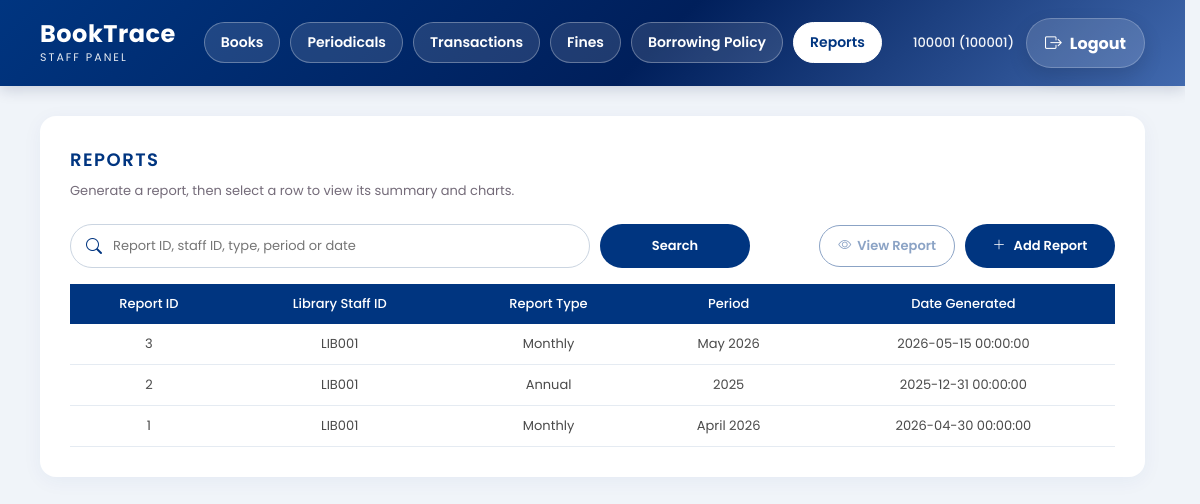
Screenshot of /php/reports.php (signed in) with the database file from the repository.
### tables this page shows
CREATE TABLE `reports` (
  `report_id` int(11) NOT NULL AUTO_INCREMENT,
  `libstaff_id` varchar(20) DEFAULT NULL,
  `report_type` enum('Weekly','Monthly','Annual') NOT NULL,
  `date_generated` datetime NOT NULL DEFAULT current_timestamp(),
  `period_start` date DEFAULT NULL,
  PRIMARY KEY (`report_id`)
);

### php/lib/report_period.php (called while the page is built, shortened)
<?php
function report_period_start(string $type, ?string $storedStart, DateTimeImmutable $generatedAt): DateTimeImmutable
{
    if ($storedStart !== null && $storedStart !== '') {
        return (new DateTimeImmutable($storedStart))->setTime(0, 0);
    }
    throw new UnexpectedValueException('This report has an unsupported report type.');
}
function report_period_label(string $type, DateTimeImmutable $start): string
{
    if ($type === 'Monthly') {
        return $start->format('F Y');
    }
    return $start->format('Y');
}

### php/reports.php (the view, shortened to what this page needs)
<?php
require_once __DIR__ . '/lib/auth.php';
require_once __DIR__ . '/lib/report_period.php';
$pageStyles = ['reports.css?v=20261121-5'];
$reports = [];
$staffId = null;
$searchQuery = is_string($_GET['search'] ?? null) ? trim($_GET['search']) : '';
try {
    $staffStmt = $pdo->prepare('SELECT libstaff_id FROM library_staff WHERE user_id = ?');
    $staffStmt->execute([$_SESSION['user_id']]);
    $staffId = $staffStmt->fetchColumn();
    $reportsStmt = $pdo->query(
        'SELECT report_id, libstaff_id, report_type, date_generated, period_start
         FROM reports
         ORDER BY report_id DESC'
    );
    foreach ($reportsStmt->fetchAll(PDO::FETCH_ASSOC) as $row) {
        try {
            $start = report_period_start((string)$row['report_type'], $row['period_start'], new DateTimeImmutable($row['date_generated']));
            $row['period_label'] = report_period_label((string)$row['report_type'], $start);
        } catch (Exception $labelError) {
            $row['period_label'] = '';
        }
        $haystack = implode(' ', [$row['report_id'], $row['libstaff_id'], $row['report_type'], $row['date_generated'], $row['period_label']]);
        if ($searchQuery === '' || stripos($haystack, $searchQuery) !== false) {
            $reports[] = $row;
        }
    }
} catch (PDOException $e) {
    $driverErrorCode = (int)($e->errorInfo[1] ?? 0);
    $pageError = $driverErrorCode === 4025
        ? 'The reports table is out of date. Re-import sql/booktrace.sql into the booktrace database, then try again.'
        : 'Unable to load or generate reports: ' . $e->getMessage();
}
?>
<!DOCTYPE html>
<html lang="en">
<head>
    <?php require __DIR__ . '/lib/head.php'; ?>
</head>
<body>
<?php require __DIR__ . '/lib/header.php'; ?>
<main class="page-container">
    <section class="card">
        <h2 class="page-title">Reports</h2>
        <p class="page-note">Generate a report, then select a row to view its summary and charts.</p>
        <div class="reports-toolbar">
            <form method="GET" action="reports.php" class="reports-search">
                <div class="search-row">
                    <i class="bi bi-search"></i>
                    <input
                        type="text"
                        id="report-search"
                        name="search"
                        value="<?php echo htmlspecialchars($searchQuery); ?>"
                        placeholder="Report ID, staff ID, type, period or date"
                        autocomplete="off"
                    >
                </div>
                <button class="btn-primary" type="submit">Search</button>
            </form>
            <div class="reports-actions">
                <form method="GET" action="view_report.php">
                    <button class="btn-secondary" type="submit" id="view-report-button" disabled>
                        <i class="bi bi-eye"></i> View Report
                    </button>
                </form>
                <button class="btn-primary" type="button" id="open-report-modal" <?php echo $staffId === null ? 'disabled' : ''; ?>>
                    <i class="bi bi-plus-lg"></i> Add Report
                </button>
            </div>
        </div>
        <div class="reports-scroll">
            <table class="mini-table">
                <thead>
                    <tr>
                        <th>Report ID</th>
                        <th>Library Staff ID</th>
                        <th>Report Type</th>
                        <th>Period</th>
                        <th>Date Generated</th>
                    </tr>
                </thead>
                <tbody>
                    <?php if (!empty($reports)): ?>
                        <?php foreach ($reports as $report): ?>
                            <tr class="selectable-row" data-report-id="<?php echo htmlspecialchars((string)$report['report_id']); ?>" tabindex="0" aria-selected="false">
                                <td><?php echo htmlspecialchars((string)$report['report_id']); ?></td>
                                <td><?php echo htmlspecialchars((string)$report['libstaff_id']); ?></td>
                                <td><?php echo htmlspecialchars((string)$report['report_type']); ?></td>
                                <td><?php echo htmlspecialchars($report['period_label']); ?></td>
                                <td><?php echo htmlspecialchars((string)$report['date_generated']); ?></td>
                            </tr>
                        <?php endforeach; ?>
                    <?php else: ?>
                        <tr>
                            <td colspan="5" class="empty-cell">No reports found.</td>
                        </tr>
                    <?php endif; ?>
                </tbody>
            </table>
        </div>
    </section>
</main>
</body>
</html>

### php/lib/head.php (shortened to what this page needs)
<link rel="stylesheet" href="../css/header.css">
<link rel="stylesheet" href="../css/transactions.css">
<?php foreach ($pageStyles ?? [] as $style): ?>
<link rel="stylesheet" href="../css/<?php echo htmlspecialchars($style); ?>">
<?php endforeach; ?>
<link rel="stylesheet" href="https://cdn.jsdelivr.net/npm/bootstrap-icons@1.11.3/font/bootstrap-icons.min.css">

### php/lib/header.php (shortened to what this page needs)
<?php
$currentPage = basename($_SERVER['PHP_SELF']);
$currentView = ($_GET['view'] ?? '') === 'periodicals' ? 'periodicals' : 'books';
$navItems = [
    'librarian_dashboard.php?view=books' => 'Books',
    'librarian_dashboard.php?view=periodicals' => 'Periodicals',
    'add_transaction.php' => 'Transactions',
    'fines.php' => 'Fines',
    'policy.php' => 'Borrowing Policy',
    'reports.php' => 'Reports',
];
?>
<header class="topbar">
    <div class="brand-navigation">
        <div class="logo-section">
            <h1>BookTrace</h1>
            <p class="eyebrow">Staff Panel</p>
        </div>
        <nav class="table-navigation" aria-label="Main navigation">
            <?php foreach ($navItems as $href => $label): ?>
                <?php
                $navFile = strtok($href, '?');
                $navQuery = (string) parse_url($href, PHP_URL_QUERY);
                parse_str($navQuery, $navParams);
                $isActive = $navFile === $currentPage && ($navQuery === '' || ($navParams['view'] ?? '') === $currentView);
                ?>
                <a href="<?php echo htmlspecialchars($href); ?>"<?php echo $isActive ? ' class="active" aria-current="page"' : ''; ?>><?php echo htmlspecialchars($label); ?></a>
            <?php endforeach; ?>
        </nav>
    </div>
    <div class="header-actions">
        <span class="staff-identity">
            <?php echo htmlspecialchars($_SESSION['user_name']); ?> (<?php echo htmlspecialchars($_SESSION['user_type']); ?>)
        </span>
        <a href="logout.php" class="back-btn">
            <i class="bi bi-box-arrow-right"></i>
            Logout
        </a>
    </div>
</header>

### css/header.css (style rules this page uses)
.topbar { position: sticky; top: 0; z-index: 100; background: linear-gradient(135deg, #003580 0%, #001f5b 55%, #4169ae 100%); color: white; padding: 18px 40px; display: flex; justify-content: space-between; align-items: center; gap: 20px; flex-wrap: wrap; box-shadow: 0 4px 14px rgba(0, 25, 70, 0.16); font-family: 'Poppins', sans-serif; }
.header-actions { display: flex; align-items: center; gap: 12px; }
.brand-navigation { display: flex; align-items: center; gap: 28px; }
.table-navigation { display: flex; align-items: center; gap: 10px; flex-wrap: wrap; }
.table-navigation a { color: #fff; text-decoration: none; font-size: 14px; font-weight: 600; padding: 9px 16px; border: 1px solid rgba(255, 255, 255, 0.3); border-radius: 999px; background: rgba(255, 255, 255, 0.12); transition: background-color 0.2s ease, border-color 0.2s ease; }
.table-navigation a.active { background: #fff; color: #003580; border-color: #fff; }
.logo-section h1 { margin: 0; font-size: 24px; font-weight: 700; letter-spacing: 0.5px; line-height: 1.2; }
.logo-section .eyebrow { margin: 0; font-size: 11px; text-transform: uppercase; letter-spacing: 2px; opacity: 0.9; }
.staff-identity { font-size: 13px; font-weight: 500; opacity: 0.95; }
.back-btn { display: inline-flex; align-items: center; gap: 8px; text-decoration: none; color: #fff; font-weight: 700; padding: 11px 18px; border-radius: 999px; background: rgba(255, 255, 255, 0.14); border: 1px solid rgba(255, 255, 255, 0.22); box-shadow: 0 8px 20px rgba(0, 0, 0, 0.12); transition: background 0.2s ease, transform 0.2s ease, box-shadow 0.2s ease; }
.back-btn .bi { font-size: 1.05rem; }
html { background-color: #f0f4f9; scrollbar-gutter: stable; }
.page-container, .dashboard-container, .dashboard-wrapper { animation: page-fade-in 0.2s ease-out; }

### css/transactions.css (style rules this page uses)
body { font-family: 'Poppins', sans-serif; background-color: #f0f4f9; margin: 0; padding: 0; }
.page-container { padding: 30px 40px; max-width: 1600px; margin: 0 auto; }
.card { background: white; border-radius: 16px; padding: 30px; margin-bottom: 30px; box-shadow: 0 4px 20px rgba(0, 53, 128, 0.05); }
.page-title { color: #003580; font-size: 18px; font-weight: 600; letter-spacing: 1.5px; text-transform: uppercase; margin: 0 0 8px; display: flex; align-items: center; gap: 10px; }
.page-note { margin: 0 0 22px; color: #746b79; font-size: 13px; line-height: 1.6; }
.btn-primary { align-self: flex-start; display: inline-flex; align-items: center; justify-content: center; gap: 8px; min-width: 150px; padding: 12px 22px; border: none; border-radius: 30px; background-color: #003580; color: white; cursor: pointer; font-family: 'Poppins', sans-serif; font-size: 13px; font-weight: 600; }
.search-row { position: relative; max-width: 520px; }
.search-row .bi-search { position: absolute; top: 50%; left: 16px; transform: translateY(-50%); color: #003580; }
.search-row input { width: 100%; height: 44px; padding: 0 20px 0 42px; border: 1px solid #cbd5e1; border-radius: 30px; box-sizing: border-box; font-family: 'Poppins', sans-serif; font-size: 13px; }
.mini-table { width: 100%; border-collapse: collapse; font-size: 13px; }
.mini-table th { background: #003580; color: white; text-align: center; padding: 10px 12px; font-weight: 500; }
.mini-table td { padding: 10px 12px; border-bottom: 1px solid #e5ebf2; color: #4a4a4a; text-align: center; }
.btn-secondary, .btn-danger { display: inline-flex; align-items: center; justify-content: center; gap: 6px; padding: 10px 18px; border-radius: 30px; cursor: pointer; font-family: 'Poppins', sans-serif; font-size: 13px; font-weight: 600; }
.btn-secondary { border: 1px solid #003580; background: #fff; color: #003580; }

### css/reports.css (style rules this page uses)
.reports-toolbar { display: flex; justify-content: space-between; align-items: center; gap: 16px; flex-wrap: wrap; margin-bottom: 16px; }
.reports-search { display: flex; align-items: center; gap: 10px; flex-wrap: wrap; flex: 1 1 420px; }
.reports-search .search-row { flex: 1 1 280px; }
.reports-actions { display: flex; align-items: center; gap: 10px; flex-wrap: wrap; }
.reports-actions form { margin: 0; }
.btn-secondary:disabled, .btn-primary:disabled { opacity: 0.45; cursor: not-allowed; }
.reports-scroll { overflow-x: auto; min-height: 150px; }
.selectable-row { cursor: pointer; }

### rows the page displays
reports: report_id "3", libstaff "LIB001", report_type "Monthly", period_label "May 2026", date_generated "2026-05-15 00:00:00"
reports: report_id "2", libstaff "LIB001", report_type "Annual", period_label "2025", date_generated "2025-12-31 00:00:00"
reports: report_id "1", libstaff "LIB001", report_type "Monthly", period_label "April 2026", date_generated "2026-04-30 00:00:00"

### other values shown
$label "Books"
$label "Periodicals"
$label "Transactions"
$label "Fines"
$label "Borrowing Policy"
$label "Reports"
$_SESSION['user_name'] "100001"
$_SESSION['user_type'] "100001"
